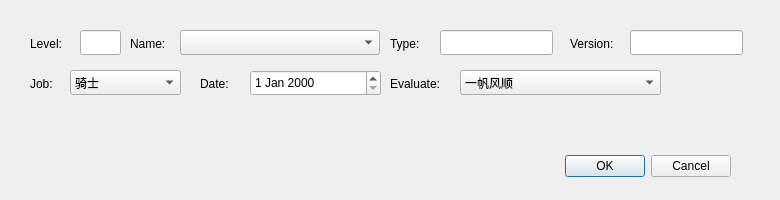
<?xml version="1.0" encoding="UTF-8"?>
<ui version="4.0">
 <class>addDlg</class>
 <widget class="QDialog" name="addDlg">
  <property name="geometry">
   <rect>
    <x>0</x>
    <y>0</y>
    <width>780</width>
    <height>200</height>
   </rect>
  </property>
  <property name="windowTitle">
   <string>Dialog</string>
  </property>
  <widget class="QDialogButtonBox" name="buttonBox">
   <property name="geometry">
    <rect>
     <x>390</x>
     <y>150</y>
     <width>341</width>
     <height>32</height>
    </rect>
   </property>
   <property name="orientation">
    <enum>Qt::Horizontal</enum>
   </property>
   <property name="standardButtons">
    <set>QDialogButtonBox::Cancel|QDialogButtonBox::Ok</set>
   </property>
  </widget>
  <widget class="QLabel" name="label">
   <property name="geometry">
    <rect>
     <x>30</x>
     <y>35</y>
     <width>41</width>
     <height>17</height>
    </rect>
   </property>
   <property name="text">
    <string>Level:</string>
   </property>
  </widget>
  <widget class="QLineEdit" name="levelLE">
   <property name="geometry">
    <rect>
     <x>80</x>
     <y>30</y>
     <width>41</width>
     <height>25</height>
    </rect>
   </property>
  </widget>
  <widget class="QLabel" name="label_2">
   <property name="geometry">
    <rect>
     <x>130</x>
     <y>35</y>
     <width>51</width>
     <height>17</height>
    </rect>
   </property>
   <property name="text">
    <string>Name:</string>
   </property>
  </widget>
  <widget class="QComboBox" name="nameCB">
   <property name="geometry">
    <rect>
     <x>180</x>
     <y>30</y>
     <width>200</width>
     <height>25</height>
    </rect>
   </property>
   <property name="minimumSize">
    <size>
     <width>0</width>
     <height>0</height>
    </size>
   </property>
   <property name="minimumContentsLength">
    <number>20</number>
   </property>
  </widget>
  <widget class="QLabel" name="label_3">
   <property name="geometry">
    <rect>
     <x>390</x>
     <y>35</y>
     <width>41</width>
     <height>17</height>
    </rect>
   </property>
   <property name="text">
    <string>Type:</string>
   </property>
  </widget>
  <widget class="QLineEdit" name="typeLE">
   <property name="geometry">
    <rect>
     <x>440</x>
     <y>30</y>
     <width>113</width>
     <height>25</height>
    </rect>
   </property>
  </widget>
  <widget class="QLabel" name="label_4">
   <property name="geometry">
    <rect>
     <x>570</x>
     <y>35</y>
     <width>61</width>
     <height>17</height>
    </rect>
   </property>
   <property name="text">
    <string>Version:</string>
   </property>
  </widget>
  <widget class="QLineEdit" name="versionLE">
   <property name="geometry">
    <rect>
     <x>630</x>
     <y>30</y>
     <width>113</width>
     <height>25</height>
    </rect>
   </property>
  </widget>
  <widget class="QLabel" name="label_5">
   <property name="geometry">
    <rect>
     <x>30</x>
     <y>75</y>
     <width>31</width>
     <height>17</height>
    </rect>
   </property>
   <property name="text">
    <string>Job:</string>
   </property>
  </widget>
  <widget class="QComboBox" name="jobCB">
   <property name="geometry">
    <rect>
     <x>70</x>
     <y>70</y>
     <width>111</width>
     <height>25</height>
    </rect>
   </property>
   <item>
    <property name="text">
     <string>骑士</string>
    </property>
   </item>
   <item>
    <property name="text">
     <string>战士</string>
    </property>
   </item>
   <item>
    <property name="text">
     <string>暗黑骑士</string>
    </property>
   </item>
   <item>
    <property name="text">
     <string>绝枪战士</string>
    </property>
   </item>
   <item>
    <property name="text">
     <string>武僧</string>
    </property>
   </item>
   <item>
    <property name="text">
     <string>龙骑士</string>
    </property>
   </item>
   <item>
    <property name="text">
     <string>忍者</string>
    </property>
   </item>
   <item>
    <property name="text">
     <string>武士</string>
    </property>
   </item>
   <item>
    <property name="text">
     <string>钐镰客</string>
    </property>
   </item>
   <item>
    <property name="text">
     <string>吟游诗人</string>
    </property>
   </item>
   <item>
    <property name="text">
     <string>机工士</string>
    </property>
   </item>
   <item>
    <property name="text">
     <string>舞者</string>
    </property>
   </item>
   <item>
    <property name="text">
     <string>黑魔法师</string>
    </property>
   </item>
   <item>
    <property name="text">
     <string>召唤师</string>
    </property>
   </item>
   <item>
    <property name="text">
     <string>赤魔法师</string>
    </property>
   </item>
   <item>
    <property name="text">
     <string>白魔法师</string>
    </property>
   </item>
   <item>
    <property name="text">
     <string>学者</string>
    </property>
   </item>
   <item>
    <property name="text">
     <string>占星术士</string>
    </property>
   </item>
   <item>
    <property name="text">
     <string>贤者</string>
    </property>
   </item>
  </widget>
  <widget class="QLabel" name="label_6">
   <property name="geometry">
    <rect>
     <x>200</x>
     <y>75</y>
     <width>41</width>
     <height>17</height>
    </rect>
   </property>
   <property name="text">
    <string>Date:</string>
   </property>
  </widget>
  <widget class="QLabel" name="label_7">
   <property name="geometry">
    <rect>
     <x>390</x>
     <y>75</y>
     <width>67</width>
     <height>17</height>
    </rect>
   </property>
   <property name="text">
    <string>Evaluate:</string>
   </property>
  </widget>
  <widget class="QComboBox" name="evaluateCB">
   <property name="geometry">
    <rect>
     <x>460</x>
     <y>70</y>
     <width>201</width>
     <height>25</height>
    </rect>
   </property>
   <item>
    <property name="text">
     <string>一帆风顺</string>
    </property>
   </item>
   <item>
    <property name="text">
     <string>有人倒了</string>
    </property>
   </item>
   <item>
    <property name="text">
     <string>团灭了</string>
    </property>
   </item>
   <item>
    <property name="text">
     <string>我是稿子</string>
    </property>
   </item>
   <item>
    <property name="text">
     <string>T不会</string>
    </property>
   </item>
   <item>
    <property name="text">
     <string>N不会</string>
    </property>
   </item>
   <item>
    <property name="text">
     <string>D不会</string>
    </property>
   </item>
  </widget>
  <widget class="QDateEdit" name="dateEdit">
   <property name="geometry">
    <rect>
     <x>250</x>
     <y>70</y>
     <width>131</width>
     <height>26</height>
    </rect>
   </property>
   <property name="layoutDirection">
    <enum>Qt::LeftToRight</enum>
   </property>
  </widget>
 </widget>
 <resources/>
 <connections>
  <connection>
   <sender>buttonBox</sender>
   <signal>accepted()</signal>
   <receiver>addDlg</receiver>
   <slot>accept()</slot>
   <hints>
    <hint type="sourcelabel">
     <x>608</x>
     <y>164</y>
    </hint>
    <hint type="destinationlabel">
     <x>157</x>
     <y>199</y>
    </hint>
   </hints>
  </connection>
  <connection>
   <sender>buttonBox</sender>
   <signal>rejected()</signal>
   <receiver>addDlg</receiver>
   <slot>reject()</slot>
   <hints>
    <hint type="sourcelabel">
     <x>676</x>
     <y>170</y>
    </hint>
    <hint type="destinationlabel">
     <x>286</x>
     <y>199</y>
    </hint>
   </hints>
  </connection>
 </connections>
</ui>
